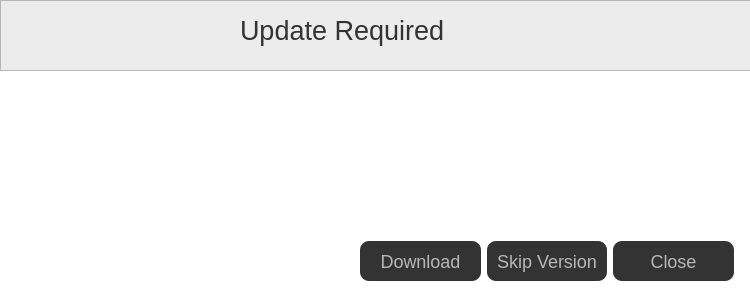
<?xml version="1.0" encoding="UTF-8"?>
<ui version="4.0">
 <class>Dialog</class>
 <widget class="QDialog" name="Dialog">
  <property name="windowModality">
   <enum>Qt::NonModal</enum>
  </property>
  <property name="geometry">
   <rect>
    <x>0</x>
    <y>0</y>
    <width>750</width>
    <height>300</height>
   </rect>
  </property>
  <property name="cursor">
   <cursorShape>PointingHandCursor</cursorShape>
  </property>
  <property name="windowTitle">
   <string>Update Required</string>
  </property>
  <property name="styleSheet">
   <string notr="true">background-color: rgb(255, 255, 255);</string>
  </property>
  <widget class="QFrame" name="frame">
   <property name="geometry">
    <rect>
     <x>0</x>
     <y>0</y>
     <width>751</width>
     <height>71</height>
    </rect>
   </property>
   <property name="layoutDirection">
    <enum>Qt::LeftToRight</enum>
   </property>
   <property name="autoFillBackground">
    <bool>false</bool>
   </property>
   <property name="styleSheet">
    <string notr="true">background-color: rgb(236, 236, 236);</string>
   </property>
   <property name="frameShape">
    <enum>QFrame::StyledPanel</enum>
   </property>
   <property name="frameShadow">
    <enum>QFrame::Plain</enum>
   </property>
   <property name="lineWidth">
    <number>0</number>
   </property>
   <widget class="QLabel" name="updateDialog">
    <property name="geometry">
     <rect>
      <x>240</x>
      <y>10</y>
      <width>271</width>
      <height>41</height>
     </rect>
    </property>
    <property name="font">
     <font>
      <pointsize>20</pointsize>
     </font>
    </property>
    <property name="styleSheet">
     <string notr="true">color: rgb(51, 51, 51);</string>
    </property>
    <property name="text">
     <string>Update Required</string>
    </property>
   </widget>
  </widget>
  <widget class="QLabel" name="updateContent">
   <property name="geometry">
    <rect>
     <x>50</x>
     <y>90</y>
     <width>641</width>
     <height>141</height>
    </rect>
   </property>
   <property name="font">
    <font>
     <family>Arial</family>
     <pointsize>18</pointsize>
     <weight>50</weight>
     <bold>false</bold>
    </font>
   </property>
   <property name="text">
    <string/>
   </property>
   <property name="wordWrap">
    <bool>true</bool>
   </property>
  </widget>
  <widget class="QWidget" name="layoutWidget">
   <property name="geometry">
    <rect>
     <x>360</x>
     <y>240</y>
     <width>374</width>
     <height>42</height>
    </rect>
   </property>
   <layout class="QHBoxLayout" name="horizontalLayout">
    <item>
     <widget class="QPushButton" name="downloadButton">
      <property name="cursor">
       <cursorShape>PointingHandCursor</cursorShape>
      </property>
      <property name="styleSheet">
       <string notr="true">    background-color: #333333;
border-width: 0;
border-radius: 9px;
border-radius: 9px;
font-family: Arial;
font-size: 18px;
font-weight: 100;
color: #b7b7b7;
width: 120px;
height: 40px;</string>
      </property>
      <property name="text">
       <string>Download</string>
      </property>
     </widget>
    </item>
    <item>
     <widget class="QPushButton" name="skipButton">
      <property name="cursor">
       <cursorShape>PointingHandCursor</cursorShape>
      </property>
      <property name="styleSheet">
       <string notr="true">    background-color: #333333;
border-width: 0;
border-radius: 9px;
border-radius: 9px;
font-family: Arial;
font-size: 18px;
font-weight: 100;
color: #b7b7b7;
width: 120px;
height: 40px;</string>
      </property>
      <property name="text">
       <string>Skip Version</string>
      </property>
     </widget>
    </item>
    <item>
     <widget class="QPushButton" name="closeButton">
      <property name="cursor">
       <cursorShape>PointingHandCursor</cursorShape>
      </property>
      <property name="styleSheet">
       <string notr="true">    background-color: #333333;
border-width: 0;
border-radius: 9px;
border-radius: 9px;
font-family: Arial;
font-size: 18px;
font-weight: 100;
color: #b7b7b7;
width: 120px;
height: 40px;</string>
      </property>
      <property name="text">
       <string>Close</string>
      </property>
     </widget>
    </item>
   </layout>
  </widget>
 </widget>
 <resources/>
 <connections/>
</ui>
